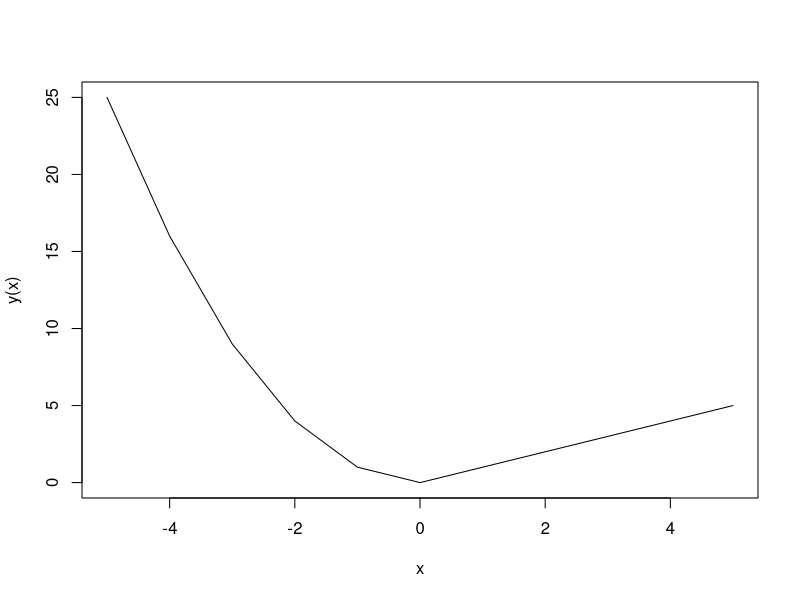

This figure's R source:
y <- function(x) {
  ifelse(x < 0, x^2, x)
}

for(x in -5: 5) {
  print(y(x))
  # Use lists to store all function values
  # Can un-list then
}

x <- seq(-5, 5)
plot(x, y(x), "l")
